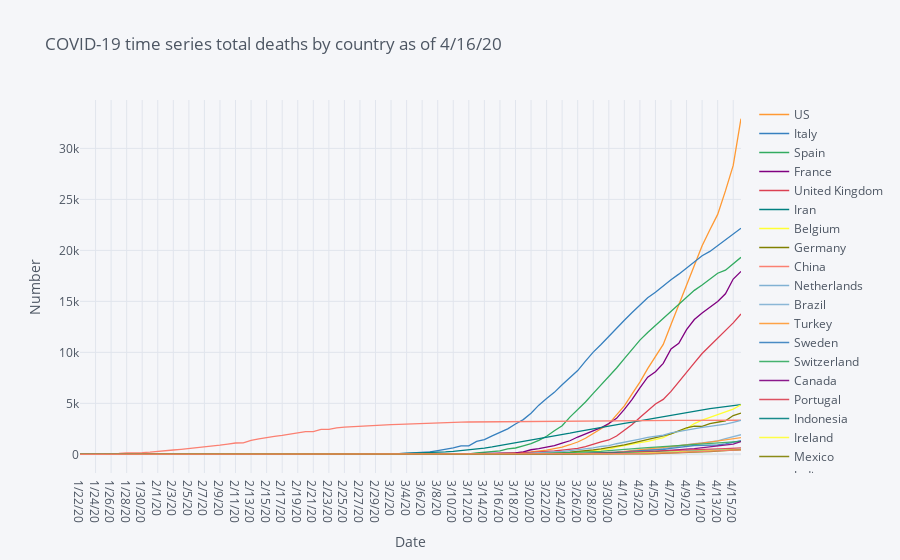

The cell this chart's notebook holds for it:
### Code cell
# Time series total deaths by country

df=covid19_deaths.groupby('Country/Region').sum().reset_index()
df_deaths=df.sort_values(deaths_latest,ascending=False).head(10).drop(['Lat', 'Long'],axis=1).set_index("Country/Region").T
fig = df_deaths.iplot(asFigure=True, xTitle="Date", yTitle="Number", title=f'Logarithmic COVID-19 time series total deaths by country as of {deaths_latest}',logy=True)
fig.show()

### Figure 1 — Plotly figure (JSON) as saved in the notebook; plotly's stock layout.template omitted (floating-point values rounded to 4 significant figures)
{"data": [{"line": {"color": "rgba(255, 153, 51, 1.0)", "dash": "solid", "shape": "linear", "width": 1.3}, "mode": "lines", "name": "US", "text": "", "type": "scatter", "x": ["1/22/20", "1/23/20", "1/24/20", "1/25/20", "1/26/20", "1/27/20", "1/28/20", "1/29/20", "1/30/20", "1/31/20", "2/1/20", "2/2/20", "2/3/20", "2/4/20", "2/5/20", "2/6/20", "2/7/20", "2/8/20", "2/9/20", "2/10/20", "2/11/20", "2/12/20", "2/13/20", "2/14/20", "2/15/20", "2/16/20", "2/17/20", "2/18/20", "2/19/20", "2/20/20", "2/21/20", "2/22/20", "2/23/20", "2/24/20", "2/25/20", "2/26/20", "2/27/20", "2/28/20", "2/29/20", "3/1/20", "3/2/20", "3/3/20", "3/4/20", "3/5/20", "3/6/20", "3/7/20", "3/8/20", "3/9/20", "3/10/20", "3/11/20", "3/12/20", "3/13/20", "3/14/20", "3/15/20", "3/16/20", "3/17/20", "3/18/20", "3/19/20", "3/20/20", "3/21/20", "3/22/20", "3/23/20", "3/24/20", "3/25/20", "3/26/20", "3/27/20", "3/28/20", "3/29/20", "3/30/20", "3/31/20", "4/1/20", "4/2/20", "4/3/20", "4/4/20", "4/5/20", "4/6/20", "4/7/20", "4/8/20", "4/9/20", "4/10/20", "4/11/20", "4/12/20", "4/13/20", "4/14/20", "4/15/20", "4/16/20"], "y": [0, 0, 0, 0, 0, 0, 0, 0, 0, 0, 0, 0, 0, 0, 0, 0, 0, 0, 0, 0, 0, 0, 0, 0, 0, 0, 0, 0, 0, 0, 0, 0, 0, 0, 0, 0, 0, 0, 1, 1, 6, 7, 11, 12, 14, 17, 21, 22, 28, 36, 40, 47, 54, 63, 85, 108, 118, 200, 244, 307, 417, 557, 706, 942, 1209, 1581, 2026, 2467, 2978, 3873, 4757, 5926, 7087, 8407, 9619, 10783, 12722, 14695, 16478, 18586, 20462, 22019, 23528, 25831, 28325, 32916]}, {"line": {"color": "rgba(55, 128, 191, 1.0)", "dash": "solid", "shape": "linear", "width": 1.3}, "mode": "lines", "name": "Italy", "text": "", "type": "scatter", "x": ["1/22/20", "1/23/20", "1/24/20", "1/25/20", "1/26/20", "1/27/20", "1/28/20", "1/29/20", "1/30/20", "1/31/20", "2/1/20", "2/2/20", "2/3/20", "2/4/20", "2/5/20", "2/6/20", "2/7/20", "2/8/20", "2/9/20", "2/10/20", "2/11/20", "2/12/20", "2/13/20", "2/14/20", "2/15/20", "2/16/20", "2/17/20", "2/18/20", "2/19/20", "2/20/20", "2/21/20", "2/22/20", "2/23/20", "2/24/20", "2/25/20", "2/26/20", "2/27/20", "2/28/20", "2/29/20", "3/1/20", "3/2/20", "3/3/20", "3/4/20", "3/5/20", "3/6/20", "3/7/20", "3/8/20", "3/9/20", "3/10/20", "3/11/20", "3/12/20", "3/13/20", "3/14/20", "3/15/20", "3/16/20", "3/17/20", "3/18/20", "3/19/20", "3/20/20", "3/21/20", "3/22/20", "3/23/20", "3/24/20", "3/25/20", "3/26/20", "3/27/20", "3/28/20", "3/29/20", "3/30/20", "3/31/20", "4/1/20", "4/2/20", "4/3/20", "4/4/20", "4/5/20", "4/6/20", "4/7/20", "4/8/20", "4/9/20", "4/10/20", "4/11/20", "4/12/20", "4/13/20", "4/14/20", "4/15/20", "4/16/20"], "y": [0, 0, 0, 0, 0, 0, 0, 0, 0, 0, 0, 0, 0, 0, 0, 0, 0, 0, 0, 0, 0, 0, 0, 0, 0, 0, 0, 0, 0, 0, 1, 2, 3, 7, 10, 12, 17, 21, 29, 34, 52, 79, 107, 148, 197, 233, 366, 463, 631, 827, 827, 1266, 1441, 1809, 2158, 2503, 2978, 3405, 4032, 4825, 5476, 6077, 6820, 7503, 8215, 9134, 10023, 10779, 11591, 12428, 13155, 13915, 14681, 15362, 15887, 16523, 17127, 17669, 18279, 18849, 19468, 19899, 20465, 21067, 21645, 22170]}, {"line": {"color": "rgba(50, 171, 96, 1.0)", "dash": "solid", "shape": "linear", "width": 1.3}, "mode": "lines", "name": "Spain", "text": "", "type": "scatter", "x": ["1/22/20", "1/23/20", "1/24/20", "1/25/20", "1/26/20", "1/27/20", "1/28/20", "1/29/20", "1/30/20", "1/31/20", "2/1/20", "2/2/20", "2/3/20", "2/4/20", "2/5/20", "2/6/20", "2/7/20", "2/8/20", "2/9/20", "2/10/20", "2/11/20", "2/12/20", "2/13/20", "2/14/20", "2/15/20", "2/16/20", "2/17/20", "2/18/20", "2/19/20", "2/20/20", "2/21/20", "2/22/20", "2/23/20", "2/24/20", "2/25/20", "2/26/20", "2/27/20", "2/28/20", "2/29/20", "3/1/20", "3/2/20", "3/3/20", "3/4/20", "3/5/20", "3/6/20", "3/7/20", "3/8/20", "3/9/20", "3/10/20", "3/11/20", "3/12/20", "3/13/20", "3/14/20", "3/15/20", "3/16/20", "3/17/20", "3/18/20", "3/19/20", "3/20/20", "3/21/20", "3/22/20", "3/23/20", "3/24/20", "3/25/20", "3/26/20", "3/27/20", "3/28/20", "3/29/20", "3/30/20", "3/31/20", "4/1/20", "4/2/20", "4/3/20", "4/4/20", "4/5/20", "4/6/20", "4/7/20", "4/8/20", "4/9/20", "4/10/20", "4/11/20", "4/12/20", "4/13/20", "4/14/20", "4/15/20", "4/16/20"], "y": [0, 0, 0, 0, 0, 0, 0, 0, 0, 0, 0, 0, 0, 0, 0, 0, 0, 0, 0, 0, 0, 0, 0, 0, 0, 0, 0, 0, 0, 0, 0, 0, 0, 0, 0, 0, 0, 0, 0, 0, 0, 1, 2, 3, 5, 10, 17, 28, 35, 54, 55, 133, 195, 289, 342, 533, 623, 830, 1043, 1375, 1772, 2311, 2808, 3647, 4365, 5138, 5982, 6803, 7716, 8464, 9387, 10348, 11198, 11947, 12641, 13341, 14045, 14792, 15447, 16081, 16606, 17209, 17756, 18056, 18708, 19315]}, {"line": {"color": "rgba(128, 0, 128, 1.0)", "dash": "solid", "shape": "linear", "width": 1.3}, "mode": "lines", "name": "France", "text": "", "type": "scatter", "x": ["1/22/20", "1/23/20", "1/24/20", "1/25/20", "1/26/20", "1/27/20", "1/28/20", "1/29/20", "1/30/20", "1/31/20", "2/1/20", "2/2/20", "2/3/20", "2/4/20", "2/5/20", "2/6/20", "2/7/20", "2/8/20", "2/9/20", "2/10/20", "2/11/20", "2/12/20", "2/13/20", "2/14/20", "2/15/20", "2/16/20", "2/17/20", "2/18/20", "2/19/20", "2/20/20", "2/21/20", "2/22/20", "2/23/20", "2/24/20", "2/25/20", "2/26/20", "2/27/20", "2/28/20", "2/29/20", "3/1/20", "3/2/20", "3/3/20", "3/4/20", "3/5/20", "3/6/20", "3/7/20", "3/8/20", "3/9/20", "3/10/20", "3/11/20", "3/12/20", "3/13/20", "3/14/20", "3/15/20", "3/16/20", "3/17/20", "3/18/20", "3/19/20", "3/20/20", "3/21/20", "3/22/20", "3/23/20", "3/24/20", "3/25/20", "3/26/20", "3/27/20", "3/28/20", "3/29/20", "3/30/20", "3/31/20", "4/1/20", "4/2/20", "4/3/20", "4/4/20", "4/5/20", "4/6/20", "4/7/20", "4/8/20", "4/9/20", "4/10/20", "4/11/20", "4/12/20", "4/13/20", "4/14/20", "4/15/20", "4/16/20"], "y": [0, 0, 0, 0, 0, 0, 0, 0, 0, 0, 0, 0, 0, 0, 0, 0, 0, 0, 0, 0, 0, 0, 0, 0, 1, 1, 1, 1, 1, 1, 1, 1, 1, 1, 1, 2, 2, 2, 2, 2, 3, 4, 4, 6, 9, 11, 19, 19, 33, 48, 48, 79, 91, 91, 149, 149, 149, 244, 451, 563, 676, 862, 1102, 1333, 1698, 1997, 2317, 2611, 3030, 3532, 4414, 5398, 6520, 7574, 8093, 8926, 10343, 10887, 12228, 13215, 13851, 14412, 14986, 15748, 17188, 17941]}, {"line": {"color": "rgba(219, 64, 82, 1.0)", "dash": "solid", "shape": "linear", "width": 1.3}, "mode": "lines", "name": "United Kingdom", "text": "", "type": "scatter", "x": ["1/22/20", "1/23/20", "1/24/20", "1/25/20", "1/26/20", "1/27/20", "1/28/20", "1/29/20", "1/30/20", "1/31/20", "2/1/20", "2/2/20", "2/3/20", "2/4/20", "2/5/20", "2/6/20", "2/7/20", "2/8/20", "2/9/20", "2/10/20", "2/11/20", "2/12/20", "2/13/20", "2/14/20", "2/15/20", "2/16/20", "2/17/20", "2/18/20", "2/19/20", "2/20/20", "2/21/20", "2/22/20", "2/23/20", "2/24/20", "2/25/20", "2/26/20", "2/27/20", "2/28/20", "2/29/20", "3/1/20", "3/2/20", "3/3/20", "3/4/20", "3/5/20", "3/6/20", "3/7/20", "3/8/20", "3/9/20", "3/10/20", "3/11/20", "3/12/20", "3/13/20", "3/14/20", "3/15/20", "3/16/20", "3/17/20", "3/18/20", "3/19/20", "3/20/20", "3/21/20", "3/22/20", "3/23/20", "3/24/20", "3/25/20", "3/26/20", "3/27/20", "3/28/20", "3/29/20", "3/30/20", "3/31/20", "4/1/20", "4/2/20", "4/3/20", "4/4/20", "4/5/20", "4/6/20", "4/7/20", "4/8/20", "4/9/20", "4/10/20", "4/11/20", "4/12/20", "4/13/20", "4/14/20", "4/15/20", "4/16/20"], "y": [0, 0, 0, 0, 0, 0, 0, 0, 0, 0, 0, 0, 0, 0, 0, 0, 0, 0, 0, 0, 0, 0, 0, 0, 0, 0, 0, 0, 0, 0, 0, 0, 0, 0, 0, 0, 0, 0, 0, 0, 0, 0, 0, 1, 2, 2, 3, 4, 6, 8, 8, 8, 21, 21, 56, 56, 72, 138, 178, 234, 282, 336, 423, 466, 580, 761, 1021, 1231, 1411, 1793, 2357, 2926, 3611, 4320, 4943, 5385, 6171, 7111, 7993, 8974, 9892, 10629, 11347, 12129, 12894, 13759]}, {"line": {"color": "rgba(0, 128, 128, 1.0)", "dash": "solid", "shape": "linear", "width": 1.3}, "mode": "lines", "name": "Iran", "text": "", "type": "scatter", "x": ["1/22/20", "1/23/20", "1/24/20", "1/25/20", "1/26/20", "1/27/20", "1/28/20", "1/29/20", "1/30/20", "1/31/20", "2/1/20", "2/2/20", "2/3/20", "2/4/20", "2/5/20", "2/6/20", "2/7/20", "2/8/20", "2/9/20", "2/10/20", "2/11/20", "2/12/20", "2/13/20", "2/14/20", "2/15/20", "2/16/20", "2/17/20", "2/18/20", "2/19/20", "2/20/20", "2/21/20", "2/22/20", "2/23/20", "2/24/20", "2/25/20", "2/26/20", "2/27/20", "2/28/20", "2/29/20", "3/1/20", "3/2/20", "3/3/20", "3/4/20", "3/5/20", "3/6/20", "3/7/20", "3/8/20", "3/9/20", "3/10/20", "3/11/20", "3/12/20", "3/13/20", "3/14/20", "3/15/20", "3/16/20", "3/17/20", "3/18/20", "3/19/20", "3/20/20", "3/21/20", "3/22/20", "3/23/20", "3/24/20", "3/25/20", "3/26/20", "3/27/20", "3/28/20", "3/29/20", "3/30/20", "3/31/20", "4/1/20", "4/2/20", "4/3/20", "4/4/20", "4/5/20", "4/6/20", "4/7/20", "4/8/20", "4/9/20", "4/10/20", "4/11/20", "4/12/20", "4/13/20", "4/14/20", "4/15/20", "4/16/20"], "y": [0, 0, 0, 0, 0, 0, 0, 0, 0, 0, 0, 0, 0, 0, 0, 0, 0, 0, 0, 0, 0, 0, 0, 0, 0, 0, 0, 0, 2, 2, 4, 5, 8, 12, 16, 19, 26, 34, 43, 54, 66, 77, 92, 107, 124, 145, 194, 237, 291, 354, 429, 514, 611, 724, 853, 988, 1135, 1284, 1433, 1556, 1685, 1812, 1934, 2077, 2234, 2378, 2517, 2640, 2757, 2898, 3036, 3160, 3294, 3452, 3603, 3739, 3872, 3993, 4110, 4232, 4357, 4474, 4585, 4683, 4777, 4869]}, {"line": {"color": "rgba(255, 255, 51, 1.0)", "dash": "solid", "shape": "linear", "width": 1.3}, "mode": "lines", "name": "Belgium", "text": "", "type": "scatter", "x": ["1/22/20", "1/23/20", "1/24/20", "1/25/20", "1/26/20", "1/27/20", "1/28/20", "1/29/20", "1/30/20", "1/31/20", "2/1/20", "2/2/20", "2/3/20", "2/4/20", "2/5/20", "2/6/20", "2/7/20", "2/8/20", "2/9/20", "2/10/20", "2/11/20", "2/12/20", "2/13/20", "2/14/20", "2/15/20", "2/16/20", "2/17/20", "2/18/20", "2/19/20", "2/20/20", "2/21/20", "2/22/20", "2/23/20", "2/24/20", "2/25/20", "2/26/20", "2/27/20", "2/28/20", "2/29/20", "3/1/20", "3/2/20", "3/3/20", "3/4/20", "3/5/20", "3/6/20", "3/7/20", "3/8/20", "3/9/20", "3/10/20", "3/11/20", "3/12/20", "3/13/20", "3/14/20", "3/15/20", "3/16/20", "3/17/20", "3/18/20", "3/19/20", "3/20/20", "3/21/20", "3/22/20", "3/23/20", "3/24/20", "3/25/20", "3/26/20", "3/27/20", "3/28/20", "3/29/20", "3/30/20", "3/31/20", "4/1/20", "4/2/20", "4/3/20", "4/4/20", "4/5/20", "4/6/20", "4/7/20", "4/8/20", "4/9/20", "4/10/20", "4/11/20", "4/12/20", "4/13/20", "4/14/20", "4/15/20", "4/16/20"], "y": [0, 0, 0, 0, 0, 0, 0, 0, 0, 0, 0, 0, 0, 0, 0, 0, 0, 0, 0, 0, 0, 0, 0, 0, 0, 0, 0, 0, 0, 0, 0, 0, 0, 0, 0, 0, 0, 0, 0, 0, 0, 0, 0, 0, 0, 0, 0, 0, 0, 3, 3, 3, 4, 4, 5, 10, 14, 21, 37, 67, 75, 88, 122, 178, 220, 289, 353, 431, 513, 705, 828, 1011, 1143, 1283, 1447, 1632, 2035, 2240, 2523, 3019, 3346, 3600, 3903, 4157, 4440, 4857]}, {"line": {"color": "rgba(128, 128, 0, 1.0)", "dash": "solid", "shape": "linear", "width": 1.3}, "mode": "lines", "name": "Germany", "text": "", "type": "scatter", "x": ["1/22/20", "1/23/20", "1/24/20", "1/25/20", "1/26/20", "1/27/20", "1/28/20", "1/29/20", "1/30/20", "1/31/20", "2/1/20", "2/2/20", "2/3/20", "2/4/20", "2/5/20", "2/6/20", "2/7/20", "2/8/20", "2/9/20", "2/10/20", "2/11/20", "2/12/20", "2/13/20", "2/14/20", "2/15/20", "2/16/20", "2/17/20", "2/18/20", "2/19/20", "2/20/20", "2/21/20", "2/22/20", "2/23/20", "2/24/20", "2/25/20", "2/26/20", "2/27/20", "2/28/20", "2/29/20", "3/1/20", "3/2/20", "3/3/20", "3/4/20", "3/5/20", "3/6/20", "3/7/20", "3/8/20", "3/9/20", "3/10/20", "3/11/20", "3/12/20", "3/13/20", "3/14/20", "3/15/20", "3/16/20", "3/17/20", "3/18/20", "3/19/20", "3/20/20", "3/21/20", "3/22/20", "3/23/20", "3/24/20", "3/25/20", "3/26/20", "3/27/20", "3/28/20", "3/29/20", "3/30/20", "3/31/20", "4/1/20", "4/2/20", "4/3/20", "4/4/20", "4/5/20", "4/6/20", "4/7/20", "4/8/20", "4/9/20", "4/10/20", "4/11/20", "4/12/20", "4/13/20", "4/14/20", "4/15/20", "4/16/20"], "y": [0, 0, 0, 0, 0, 0, 0, 0, 0, 0, 0, 0, 0, 0, 0, 0, 0, 0, 0, 0, 0, 0, 0, 0, 0, 0, 0, 0, 0, 0, 0, 0, 0, 0, 0, 0, 0, 0, 0, 0, 0, 0, 0, 0, 0, 0, 0, 2, 2, 3, 3, 7, 9, 11, 17, 24, 28, 44, 67, 84, 94, 123, 157, 206, 267, 342, 433, 533, 645, 775, 920, 1107, 1275, 1444, 1584, 1810, 2016, 2349, 2607, 2767, 2736, 3022, 3194, 3294, 3804, 4052]}, {"line": {"color": "rgba(251, 128, 114, 1.0)", "dash": "solid", "shape": "linear", "width": 1.3}, "mode": "lines", "name": "China", "text": "", "type": "scatter", "x": ["1/22/20", "1/23/20", "1/24/20", "1/25/20", "1/26/20", "1/27/20", "1/28/20", "1/29/20", "1/30/20", "1/31/20", "2/1/20", "2/2/20", "2/3/20", "2/4/20", "2/5/20", "2/6/20", "2/7/20", "2/8/20", "2/9/20", "2/10/20", "2/11/20", "2/12/20", "2/13/20", "2/14/20", "2/15/20", "2/16/20", "2/17/20", "2/18/20", "2/19/20", "2/20/20", "2/21/20", "2/22/20", "2/23/20", "2/24/20", "2/25/20", "2/26/20", "2/27/20", "2/28/20", "2/29/20", "3/1/20", "3/2/20", "3/3/20", "3/4/20", "3/5/20", "3/6/20", "3/7/20", "3/8/20", "3/9/20", "3/10/20", "3/11/20", "3/12/20", "3/13/20", "3/14/20", "3/15/20", "3/16/20", "3/17/20", "3/18/20", "3/19/20", "3/20/20", "3/21/20", "3/22/20", "3/23/20", "3/24/20", "3/25/20", "3/26/20", "3/27/20", "3/28/20", "3/29/20", "3/30/20", "3/31/20", "4/1/20", "4/2/20", "4/3/20", "4/4/20", "4/5/20", "4/6/20", "4/7/20", "4/8/20", "4/9/20", "4/10/20", "4/11/20", "4/12/20", "4/13/20", "4/14/20", "4/15/20", "4/16/20"], "y": [17, 18, 26, 42, 56, 82, 131, 133, 171, 213, 259, 361, 425, 491, 563, 633, 718, 805, 905, 1012, 1112, 1117, 1369, 1521, 1663, 1766, 1864, 2003, 2116, 2238, 2238, 2443, 2445, 2595, 2665, 2717, 2746, 2790, 2837, 2872, 2914, 2947, 2983, 3015, 3044, 3072, 3100, 3123, 3139, 3161, 3172, 3180, 3193, 3203, 3217, 3230, 3241, 3249, 3253, 3259, 3274, 3274, 3281, 3285, 3291, 3296, 3299, 3304, 3308, 3309, 3316, 3322, 3326, 3330, 3333, 3335, 3335, 3337, 3339, 3340, 3343, 3343, 3345, 3345, 3346, 3346]}, {"line": {"color": "rgba(128, 177, 211, 1.0)", "dash": "solid", "shape": "linear", "width": 1.3}, "mode": "lines", "name": "Netherlands", "text": "", "type": "scatter", "x": ["1/22/20", "1/23/20", "1/24/20", "1/25/20", "1/26/20", "1/27/20", "1/28/20", "1/29/20", "1/30/20", "1/31/20", "2/1/20", "2/2/20", "2/3/20", "2/4/20", "2/5/20", "2/6/20", "2/7/20", "2/8/20", "2/9/20", "2/10/20", "2/11/20", "2/12/20", "2/13/20", "2/14/20", "2/15/20", "2/16/20", "2/17/20", "2/18/20", "2/19/20", "2/20/20", "2/21/20", "2/22/20", "2/23/20", "2/24/20", "2/25/20", "2/26/20", "2/27/20", "2/28/20", "2/29/20", "3/1/20", "3/2/20", "3/3/20", "3/4/20", "3/5/20", "3/6/20", "3/7/20", "3/8/20", "3/9/20", "3/10/20", "3/11/20", "3/12/20", "3/13/20", "3/14/20", "3/15/20", "3/16/20", "3/17/20", "3/18/20", "3/19/20", "3/20/20", "3/21/20", "3/22/20", "3/23/20", "3/24/20", "3/25/20", "3/26/20", "3/27/20", "3/28/20", "3/29/20", "3/30/20", "3/31/20", "4/1/20", "4/2/20", "4/3/20", "4/4/20", "4/5/20", "4/6/20", "4/7/20", "4/8/20", "4/9/20", "4/10/20", "4/11/20", "4/12/20", "4/13/20", "4/14/20", "4/15/20", "4/16/20"], "y": [0, 0, 0, 0, 0, 0, 0, 0, 0, 0, 0, 0, 0, 0, 0, 0, 0, 0, 0, 0, 0, 0, 0, 0, 0, 0, 0, 0, 0, 0, 0, 0, 0, 0, 0, 0, 0, 0, 0, 0, 0, 0, 0, 0, 1, 1, 3, 3, 4, 5, 5, 10, 12, 20, 24, 43, 58, 77, 107, 137, 180, 214, 277, 357, 435, 547, 640, 772, 865, 1040, 1175, 1341, 1490, 1656, 1771, 1874, 2108, 2255, 2403, 2520, 2653, 2747, 2833, 2955, 3145, 3327]}, {"line": {"color": "rgba(128, 177, 211, 0.8999999999999999)", "dash": "solid", "shape": "linear", "width": 1.3}, "mode": "lines", "name": "Brazil", "text": "", "type": "scatter", "x": ["1/22/20", "1/23/20", "1/24/20", "1/25/20", "1/26/20", "1/27/20", "1/28/20", "1/29/20", "1/30/20", "1/31/20", "2/1/20", "2/2/20", "2/3/20", "2/4/20", "2/5/20", "2/6/20", "2/7/20", "2/8/20", "2/9/20", "2/10/20", "2/11/20", "2/12/20", "2/13/20", "2/14/20", "2/15/20", "2/16/20", "2/17/20", "2/18/20", "2/19/20", "2/20/20", "2/21/20", "2/22/20", "2/23/20", "2/24/20", "2/25/20", "2/26/20", "2/27/20", "2/28/20", "2/29/20", "3/1/20", "3/2/20", "3/3/20", "3/4/20", "3/5/20", "3/6/20", "3/7/20", "3/8/20", "3/9/20", "3/10/20", "3/11/20", "3/12/20", "3/13/20", "3/14/20", "3/15/20", "3/16/20", "3/17/20", "3/18/20", "3/19/20", "3/20/20", "3/21/20", "3/22/20", "3/23/20", "3/24/20", "3/25/20", "3/26/20", "3/27/20", "3/28/20", "3/29/20", "3/30/20", "3/31/20", "4/1/20", "4/2/20", "4/3/20", "4/4/20", "4/5/20", "4/6/20", "4/7/20", "4/8/20", "4/9/20", "4/10/20", "4/11/20", "4/12/20", "4/13/20", "4/14/20", "4/15/20", "4/16/20"], "y": [0, 0, 0, 0, 0, 0, 0, 0, 0, 0, 0, 0, 0, 0, 0, 0, 0, 0, 0, 0, 0, 0, 0, 0, 0, 0, 0, 0, 0, 0, 0, 0, 0, 0, 0, 0, 0, 0, 0, 0, 0, 0, 0, 0, 0, 0, 0, 0, 0, 0, 0, 0, 0, 0, 0, 1, 3, 6, 11, 15, 25, 34, 46, 59, 77, 92, 111, 136, 159, 201, 240, 324, 359, 445, 486, 564, 686, 819, 950, 1057, 1124, 1223, 1328, 1532, 1736, 1924]}, {"line": {"color": "rgba(255, 153, 51, 0.8999999999999999)", "dash": "solid", "shape": "linear", "width": 1.3}, "mode": "lines", "name": "Turkey", "text": "", "type": "scatter", "x": ["1/22/20", "1/23/20", "1/24/20", "1/25/20", "1/26/20", "1/27/20", "1/28/20", "1/29/20", "1/30/20", "1/31/20", "2/1/20", "2/2/20", "2/3/20", "2/4/20", "2/5/20", "2/6/20", "2/7/20", "2/8/20", "2/9/20", "2/10/20", "2/11/20", "2/12/20", "2/13/20", "2/14/20", "2/15/20", "2/16/20", "2/17/20", "2/18/20", "2/19/20", "2/20/20", "2/21/20", "2/22/20", "2/23/20", "2/24/20", "2/25/20", "2/26/20", "2/27/20", "2/28/20", "2/29/20", "3/1/20", "3/2/20", "3/3/20", "3/4/20", "3/5/20", "3/6/20", "3/7/20", "3/8/20", "3/9/20", "3/10/20", "3/11/20", "3/12/20", "3/13/20", "3/14/20", "3/15/20", "3/16/20", "3/17/20", "3/18/20", "3/19/20", "3/20/20", "3/21/20", "3/22/20", "3/23/20", "3/24/20", "3/25/20", "3/26/20", "3/27/20", "3/28/20", "3/29/20", "3/30/20", "3/31/20", "4/1/20", "4/2/20", "4/3/20", "4/4/20", "4/5/20", "4/6/20", "4/7/20", "4/8/20", "4/9/20", "4/10/20", "4/11/20", "4/12/20", "4/13/20", "4/14/20", "4/15/20", "4/16/20"], "y": [0, 0, 0, 0, 0, 0, 0, 0, 0, 0, 0, 0, 0, 0, 0, 0, 0, 0, 0, 0, 0, 0, 0, 0, 0, 0, 0, 0, 0, 0, 0, 0, 0, 0, 0, 0, 0, 0, 0, 0, 0, 0, 0, 0, 0, 0, 0, 0, 0, 0, 0, 0, 0, 0, 0, 1, 1, 3, 4, 9, 30, 37, 44, 59, 75, 92, 108, 131, 168, 214, 277, 356, 425, 501, 574, 649, 725, 812, 908, 1006, 1101, 1198, 1296, 1403, 1518, 1643]}, {"line": {"color": "rgba(55, 128, 191, 0.8999999999999999)", "dash": "solid", "shape": "linear", "width": 1.3}, "mode": "lines", "name": "Sweden", "text": "", "type": "scatter", "x": ["1/22/20", "1/23/20", "1/24/20", "1/25/20", "1/26/20", "1/27/20", "1/28/20", "1/29/20", "1/30/20", "1/31/20", "2/1/20", "2/2/20", "2/3/20", "2/4/20", "2/5/20", "2/6/20", "2/7/20", "2/8/20", "2/9/20", "2/10/20", "2/11/20", "2/12/20", "2/13/20", "2/14/20", "2/15/20", "2/16/20", "2/17/20", "2/18/20", "2/19/20", "2/20/20", "2/21/20", "2/22/20", "2/23/20", "2/24/20", "2/25/20", "2/26/20", "2/27/20", "2/28/20", "2/29/20", "3/1/20", "3/2/20", "3/3/20", "3/4/20", "3/5/20", "3/6/20", "3/7/20", "3/8/20", "3/9/20", "3/10/20", "3/11/20", "3/12/20", "3/13/20", "3/14/20", "3/15/20", "3/16/20", "3/17/20", "3/18/20", "3/19/20", "3/20/20", "3/21/20", "3/22/20", "3/23/20", "3/24/20", "3/25/20", "3/26/20", "3/27/20", "3/28/20", "3/29/20", "3/30/20", "3/31/20", "4/1/20", "4/2/20", "4/3/20", "4/4/20", "4/5/20", "4/6/20", "4/7/20", "4/8/20", "4/9/20", "4/10/20", "4/11/20", "4/12/20", "4/13/20", "4/14/20", "4/15/20", "4/16/20"], "y": [0, 0, 0, 0, 0, 0, 0, 0, 0, 0, 0, 0, 0, 0, 0, 0, 0, 0, 0, 0, 0, 0, 0, 0, 0, 0, 0, 0, 0, 0, 0, 0, 0, 0, 0, 0, 0, 0, 0, 0, 0, 0, 0, 0, 0, 0, 0, 0, 0, 1, 1, 1, 2, 3, 6, 7, 10, 11, 16, 20, 21, 25, 36, 62, 77, 105, 105, 110, 146, 180, 239, 308, 358, 373, 401, 477, 591, 687, 793, 870, 887, 899, 919, 1033, 1203, 1333]}, {"line": {"color": "rgba(50, 171, 96, 0.8999999999999999)", "dash": "solid", "shape": "linear", "width": 1.3}, "mode": "lines", "name": "Switzerland", "text": "", "type": "scatter", "x": ["1/22/20", "1/23/20", "1/24/20", "1/25/20", "1/26/20", "1/27/20", "1/28/20", "1/29/20", "1/30/20", "1/31/20", "2/1/20", "2/2/20", "2/3/20", "2/4/20", "2/5/20", "2/6/20", "2/7/20", "2/8/20", "2/9/20", "2/10/20", "2/11/20", "2/12/20", "2/13/20", "2/14/20", "2/15/20", "2/16/20", "2/17/20", "2/18/20", "2/19/20", "2/20/20", "2/21/20", "2/22/20", "2/23/20", "2/24/20", "2/25/20", "2/26/20", "2/27/20", "2/28/20", "2/29/20", "3/1/20", "3/2/20", "3/3/20", "3/4/20", "3/5/20", "3/6/20", "3/7/20", "3/8/20", "3/9/20", "3/10/20", "3/11/20", "3/12/20", "3/13/20", "3/14/20", "3/15/20", "3/16/20", "3/17/20", "3/18/20", "3/19/20", "3/20/20", "3/21/20", "3/22/20", "3/23/20", "3/24/20", "3/25/20", "3/26/20", "3/27/20", "3/28/20", "3/29/20", "3/30/20", "3/31/20", "4/1/20", "4/2/20", "4/3/20", "4/4/20", "4/5/20", "4/6/20", "4/7/20", "4/8/20", "4/9/20", "4/10/20", "4/11/20", "4/12/20", "4/13/20", "4/14/20", "4/15/20", "4/16/20"], "y": [0, 0, 0, 0, 0, 0, 0, 0, 0, 0, 0, 0, 0, 0, 0, 0, 0, 0, 0, 0, 0, 0, 0, 0, 0, 0, 0, 0, 0, 0, 0, 0, 0, 0, 0, 0, 0, 0, 0, 0, 0, 0, 0, 1, 1, 1, 2, 2, 3, 4, 4, 11, 13, 14, 14, 27, 28, 41, 54, 75, 98, 120, 122, 153, 191, 231, 264, 300, 359, 433, 488, 536, 591, 666, 715, 765, 821, 895, 948, 1002, 1036, 1106, 1138, 1174, 1239, 1281]}, {"line": {"color": "rgba(128, 0, 128, 0.8999999999999999)", "dash": "solid", "shape": "linear", "width": 1.3}, "mode": "lines", "name": "Canada", "text": "", "type": "scatter", "x": ["1/22/20", "1/23/20", "1/24/20", "1/25/20", "1/26/20", "1/27/20", "1/28/20", "1/29/20", "1/30/20", "1/31/20", "2/1/20", "2/2/20", "2/3/20", "2/4/20", "2/5/20", "2/6/20", "2/7/20", "2/8/20", "2/9/20", "2/10/20", "2/11/20", "2/12/20", "2/13/20", "2/14/20", "2/15/20", "2/16/20", "2/17/20", "2/18/20", "2/19/20", "2/20/20", "2/21/20", "2/22/20", "2/23/20", "2/24/20", "2/25/20", "2/26/20", "2/27/20", "2/28/20", "2/29/20", "3/1/20", "3/2/20", "3/3/20", "3/4/20", "3/5/20", "3/6/20", "3/7/20", "3/8/20", "3/9/20", "3/10/20", "3/11/20", "3/12/20", "3/13/20", "3/14/20", "3/15/20", "3/16/20", "3/17/20", "3/18/20", "3/19/20", "3/20/20", "3/21/20", "3/22/20", "3/23/20", "3/24/20", "3/25/20", "3/26/20", "3/27/20", "3/28/20", "3/29/20", "3/30/20", "3/31/20", "4/1/20", "4/2/20", "4/3/20", "4/4/20", "4/5/20", "4/6/20", "4/7/20", "4/8/20", "4/9/20", "4/10/20", "4/11/20", "4/12/20", "4/13/20", "4/14/20", "4/15/20", "4/16/20"], "y": [0, 0, 0, 0, 0, 0, 0, 0, 0, 0, 0, 0, 0, 0, 0, 0, 0, 0, 0, 0, 0, 0, 0, 0, 0, 0, 0, 0, 0, 0, 0, 0, 0, 0, 0, 0, 0, 0, 0, 0, 0, 0, 0, 0, 0, 0, 0, 1, 1, 1, 1, 1, 1, 1, 4, 5, 8, 9, 12, 19, 21, 25, 26, 30, 38, 54, 61, 64, 80, 101, 109, 139, 179, 218, 259, 339, 375, 407, 503, 557, 654, 714, 779, 899, 1006, 1257]}, {"line": {"color": "rgba(219, 64, 82, 0.8999999999999999)", "dash": "solid", "shape": "linear", "width": 1.3}, "mode": "lines", "name": "Portugal", "text": "", "type": "scatter", "x": ["1/22/20", "1/23/20", "1/24/20", "1/25/20", "1/26/20", "1/27/20", "1/28/20", "1/29/20", "1/30/20", "1/31/20", "2/1/20", "2/2/20", "2/3/20", "2/4/20", "2/5/20", "2/6/20", "2/7/20", "2/8/20", "2/9/20", "2/10/20", "2/11/20", "2/12/20", "2/13/20", "2/14/20", "2/15/20", "2/16/20", "2/17/20", "2/18/20", "2/19/20", "2/20/20", "2/21/20", "2/22/20", "2/23/20", "2/24/20", "2/25/20", "2/26/20", "2/27/20", "2/28/20", "2/29/20", "3/1/20", "3/2/20", "3/3/20", "3/4/20", "3/5/20", "3/6/20", "3/7/20", "3/8/20", "3/9/20", "3/10/20", "3/11/20", "3/12/20", "3/13/20", "3/14/20", "3/15/20", "3/16/20", "3/17/20", "3/18/20", "3/19/20", "3/20/20", "3/21/20", "3/22/20", "3/23/20", "3/24/20", "3/25/20", "3/26/20", "3/27/20", "3/28/20", "3/29/20", "3/30/20", "3/31/20", "4/1/20", "4/2/20", "4/3/20", "4/4/20", "4/5/20", "4/6/20", "4/7/20", "4/8/20", "4/9/20", "4/10/20", "4/11/20", "4/12/20", "4/13/20", "4/14/20", "4/15/20", "4/16/20"], "y": [0, 0, 0, 0, 0, 0, 0, 0, 0, 0, 0, 0, 0, 0, 0, 0, 0, 0, 0, 0, 0, 0, 0, 0, 0, 0, 0, 0, 0, 0, 0, 0, 0, 0, 0, 0, 0, 0, 0, 0, 0, 0, 0, 0, 0, 0, 0, 0, 0, 0, 0, 0, 0, 0, 0, 1, 2, 3, 6, 12, 14, 23, 33, 43, 60, 76, 100, 119, 140, 160, 187, 209, 246, 266, 295, 311, 345, 380, 409, 435, 470, 504, 535, 567, 599, 629]}, {"line": {"color": "rgba(0, 128, 128, 0.8999999999999999)", "dash": "solid", "shape": "linear", "width": 1.3}, "mode": "lines", "name": "Indonesia", "text": "", "type": "scatter", "x": ["1/22/20", "1/23/20", "1/24/20", "1/25/20", "1/26/20", "1/27/20", "1/28/20", "1/29/20", "1/30/20", "1/31/20", "2/1/20", "2/2/20", "2/3/20", "2/4/20", "2/5/20", "2/6/20", "2/7/20", "2/8/20", "2/9/20", "2/10/20", "2/11/20", "2/12/20", "2/13/20", "2/14/20", "2/15/20", "2/16/20", "2/17/20", "2/18/20", "2/19/20", "2/20/20", "2/21/20", "2/22/20", "2/23/20", "2/24/20", "2/25/20", "2/26/20", "2/27/20", "2/28/20", "2/29/20", "3/1/20", "3/2/20", "3/3/20", "3/4/20", "3/5/20", "3/6/20", "3/7/20", "3/8/20", "3/9/20", "3/10/20", "3/11/20", "3/12/20", "3/13/20", "3/14/20", "3/15/20", "3/16/20", "3/17/20", "3/18/20", "3/19/20", "3/20/20", "3/21/20", "3/22/20", "3/23/20", "3/24/20", "3/25/20", "3/26/20", "3/27/20", "3/28/20", "3/29/20", "3/30/20", "3/31/20", "4/1/20", "4/2/20", "4/3/20", "4/4/20", "4/5/20", "4/6/20", "4/7/20", "4/8/20", "4/9/20", "4/10/20", "4/11/20", "4/12/20", "4/13/20", "4/14/20", "4/15/20", "4/16/20"], "y": [0, 0, 0, 0, 0, 0, 0, 0, 0, 0, 0, 0, 0, 0, 0, 0, 0, 0, 0, 0, 0, 0, 0, 0, 0, 0, 0, 0, 0, 0, 0, 0, 0, 0, 0, 0, 0, 0, 0, 0, 0, 0, 0, 0, 0, 0, 0, 0, 0, 1, 1, 4, 5, 5, 5, 5, 19, 25, 32, 38, 48, 49, 55, 58, 78, 87, 102, 114, 122, 136, 157, 170, 181, 191, 198, 209, 221, 240, 280, 306, 327, 373, 399, 459, 469, 496]}, {"line": {"color": "rgba(255, 255, 51, 0.8999999999999999)", "dash": "solid", "shape": "linear", "width": 1.3}, "mode": "lines", "name": "Ireland", "text": "", "type": "scatter", "x": ["1/22/20", "1/23/20", "1/24/20", "1/25/20", "1/26/20", "1/27/20", "1/28/20", "1/29/20", "1/30/20", "1/31/20", "2/1/20", "2/2/20", "2/3/20", "2/4/20", "2/5/20", "2/6/20", "2/7/20", "2/8/20", "2/9/20", "2/10/20", "2/11/20", "2/12/20", "2/13/20", "2/14/20", "2/15/20", "2/16/20", "2/17/20", "2/18/20", "2/19/20", "2/20/20", "2/21/20", "2/22/20", "2/23/20", "2/24/20", "2/25/20", "2/26/20", "2/27/20", "2/28/20", "2/29/20", "3/1/20", "3/2/20", "3/3/20", "3/4/20", "3/5/20", "3/6/20", "3/7/20", "3/8/20", "3/9/20", "3/10/20", "3/11/20", "3/12/20", "3/13/20", "3/14/20", "3/15/20", "3/16/20", "3/17/20", "3/18/20", "3/19/20", "3/20/20", "3/21/20", "3/22/20", "3/23/20", "3/24/20", "3/25/20", "3/26/20", "3/27/20", "3/28/20", "3/29/20", "3/30/20", "3/31/20", "4/1/20", "4/2/20", "4/3/20", "4/4/20", "4/5/20", "4/6/20", "4/7/20", "4/8/20", "4/9/20", "4/10/20", "4/11/20", "4/12/20", "4/13/20", "4/14/20", "4/15/20", "4/16/20"], "y": [0, 0, 0, 0, 0, 0, 0, 0, 0, 0, 0, 0, 0, 0, 0, 0, 0, 0, 0, 0, 0, 0, 0, 0, 0, 0, 0, 0, 0, 0, 0, 0, 0, 0, 0, 0, 0, 0, 0, 0, 0, 0, 0, 0, 0, 0, 0, 0, 0, 1, 1, 1, 2, 2, 2, 2, 2, 3, 3, 3, 4, 6, 7, 9, 19, 22, 36, 46, 54, 71, 85, 98, 120, 137, 158, 174, 210, 235, 263, 287, 320, 334, 365, 406, 444, 486]}, {"line": {"color": "rgba(128, 128, 0, 0.8999999999999999)", "dash": "solid", "shape": "linear", "width": 1.3}, "mode": "lines", "name": "Mexico", "text": "", "type": "scatter", "x": ["1/22/20", "1/23/20", "1/24/20", "1/25/20", "1/26/20", "1/27/20", "1/28/20", "1/29/20", "1/30/20", "1/31/20", "2/1/20", "2/2/20", "2/3/20", "2/4/20", "2/5/20", "2/6/20", "2/7/20", "2/8/20", "2/9/20", "2/10/20", "2/11/20", "2/12/20", "2/13/20", "2/14/20", "2/15/20", "2/16/20", "2/17/20", "2/18/20", "2/19/20", "2/20/20", "2/21/20", "2/22/20", "2/23/20", "2/24/20", "2/25/20", "2/26/20", "2/27/20", "2/28/20", "2/29/20", "3/1/20", "3/2/20", "3/3/20", "3/4/20", "3/5/20", "3/6/20", "3/7/20", "3/8/20", "3/9/20", "3/10/20", "3/11/20", "3/12/20", "3/13/20", "3/14/20", "3/15/20", "3/16/20", "3/17/20", "3/18/20", "3/19/20", "3/20/20", "3/21/20", "3/22/20", "3/23/20", "3/24/20", "3/25/20", "3/26/20", "3/27/20", "3/28/20", "3/29/20", "3/30/20", "3/31/20", "4/1/20", "4/2/20", "4/3/20", "4/4/20", "4/5/20", "4/6/20", "4/7/20", "4/8/20", "4/9/20", "4/10/20", "4/11/20", "4/12/20", "4/13/20", "4/14/20", "4/15/20", "4/16/20"], "y": [0, 0, 0, 0, 0, 0, 0, 0, 0, 0, 0, 0, 0, 0, 0, 0, 0, 0, 0, 0, 0, 0, 0, 0, 0, 0, 0, 0, 0, 0, 0, 0, 0, 0, 0, 0, 0, 0, 0, 0, 0, 0, 0, 0, 0, 0, 0, 0, 0, 0, 0, 0, 0, 0, 0, 0, 0, 1, 1, 2, 2, 3, 4, 5, 6, 8, 12, 16, 20, 28, 29, 37, 50, 60, 79, 94, 125, 141, 174, 194, 233, 273, 296, 332, 406, 449]}, {"line": {"color": "rgba(251, 128, 114, 0.8999999999999999)", "dash": "solid", "shape": "linear", "width": 1.3}, "mode": "lines", "name": "India", "text": "", "type": "scatter", "x": ["1/22/20", "1/23/20", "1/24/20", "1/25/20", "1/26/20", "1/27/20", "1/28/20", "1/29/20", "1/30/20", "1/31/20", "2/1/20", "2/2/20", "2/3/20", "2/4/20", "2/5/20", "2/6/20", "2/7/20", "2/8/20", "2/9/20", "2/10/20", "2/11/20", "2/12/20", "2/13/20", "2/14/20", "2/15/20", "2/16/20", "2/17/20", "2/18/20", "2/19/20", "2/20/20", "2/21/20", "2/22/20", "2/23/20", "2/24/20", "2/25/20", "2/26/20", "2/27/20", "2/28/20", "2/29/20", "3/1/20", "3/2/20", "3/3/20", "3/4/20", "3/5/20", "3/6/20", "3/7/20", "3/8/20", "3/9/20", "3/10/20", "3/11/20", "3/12/20", "3/13/20", "3/14/20", "3/15/20", "3/16/20", "3/17/20", "3/18/20", "3/19/20", "3/20/20", "3/21/20", "3/22/20", "3/23/20", "3/24/20", "3/25/20", "3/26/20", "3/27/20", "3/28/20", "3/29/20", "3/30/20", "3/31/20", "4/1/20", "4/2/20", "4/3/20", "4/4/20", "4/5/20", "4/6/20", "4/7/20", "4/8/20", "4/9/20", "4/10/20", "4/11/20", "4/12/20", "4/13/20", "4/14/20", "4/15/20", "4/16/20"], "y": [0, 0, 0, 0, 0, 0, 0, 0, 0, 0, 0, 0, 0, 0, 0, 0, 0, 0, 0, 0, 0, 0, 0, 0, 0, 0, 0, 0, 0, 0, 0, 0, 0, 0, 0, 0, 0, 0, 0, 0, 0, 0, 0, 0, 0, 0, 0, 0, 0, 1, 1, 2, 2, 2, 2, 3, 3, 4, 5, 4, 7, 10, 10, 12, 20, 20, 24, 27, 32, 35, 58, 72, 72, 86, 99, 136, 150, 178, 226, 246, 288, 331, 358, 393, 405, 448]}], "layout": {"legend": {"bgcolor": "#F5F6F9", "font": {"color": "#4D5663"}}, "paper_bgcolor": "#F5F6F9", "plot_bgcolor": "#F5F6F9", "title": {"font": {"color": "#4D5663"}, "text": "COVID-19 time series total deaths by country as of 4/16/20"}, "xaxis": {"gridcolor": "#E1E5ED", "showgrid": true, "tickfont": {"color": "#4D5663"}, "title": {"font": {"color": "#4D5663"}, "text": "Date"}, "zerolinecolor": "#E1E5ED"}, "yaxis": {"gridcolor": "#E1E5ED", "showgrid": true, "tickfont": {"color": "#4D5663"}, "title": {"font": {"color": "#4D5663"}, "text": "Number"}, "zerolinecolor": "#E1E5ED"}}}
